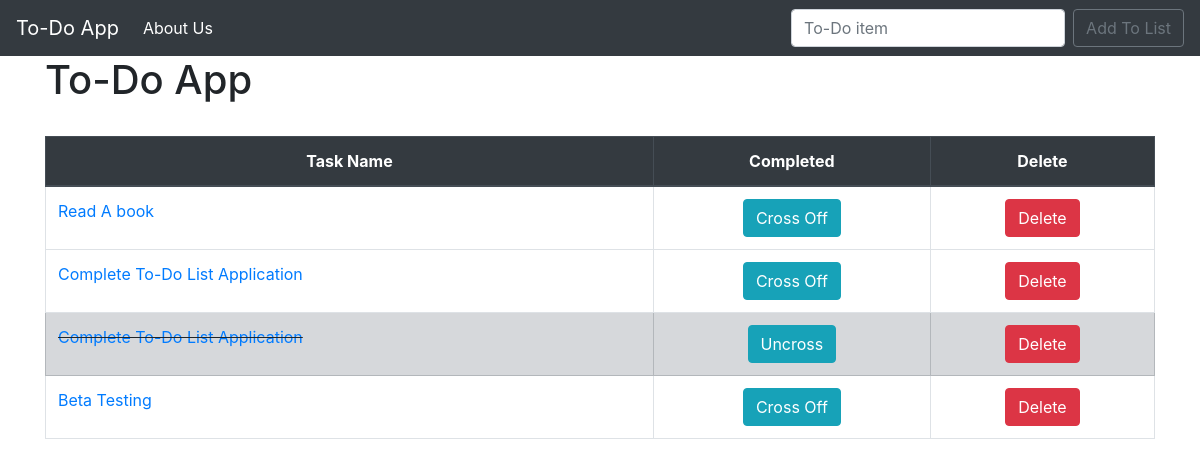
Before: / with the older database file.
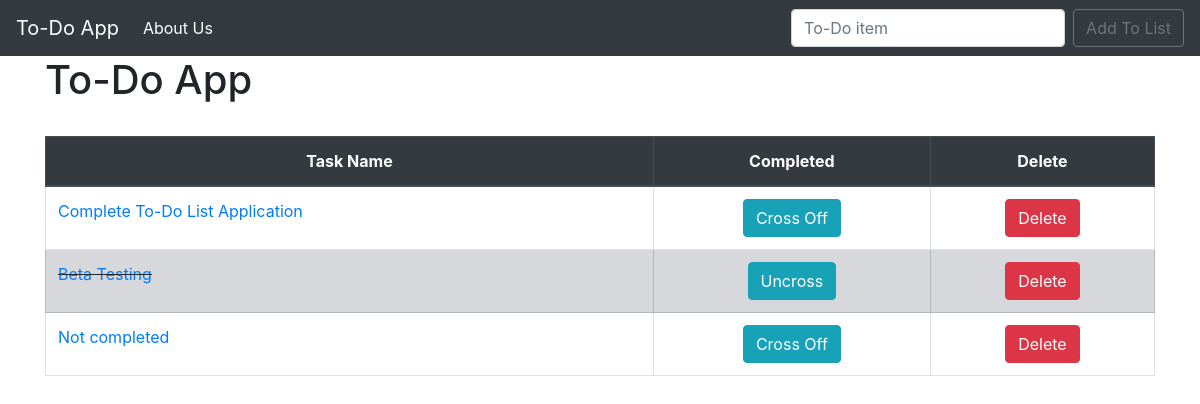
After: the same page with the newer database file.
### todolist/models.py (models this page shows, shortened)
class List(models.Model):
    task_name = models.CharField(max_length = 100)
    completed = models.BooleanField(default = False)

### todolist/views.py (the view)
# urls.py: 2. Add a URL to urlpatterns:  path('', views.home, name='home')
def home(request):
    if request.method == "POST":
        form = ListForm(request.POST or None)
        if form.is_valid():
            if List.objects.filter(task_name__iexact=form.cleaned_data['task_name']).exists():
                messages.error(request, "The task is already added to list!")
                return redirect("home")
            form.save()
            all_tasks = List.objects.all()
            context = {'all_tasks':all_tasks}
            messages.success(request,"New task added succesfully!")
            return render(request, 'home.html', context)
    else:
        all_tasks = List.objects.all()
        context = {'all_tasks':all_tasks}
        return render(request, 'home.html', context)

### templates/home.html (shortened to what this page needs)
{% extends 'base.html' %}
{% block content %}
  {% if all_tasks %}
  <h1>To-Do App</h1>
  <br>
  <table class="table table-bordered">
    <thead class="thead-dark">
      <tr>
        <th class="text-center">Task Name</th>
        <th class="text-center">Completed</th>
        <th class="text-center">Delete</th>
      </tr>
    </thead>
    <tbody>
      {% for task in all_tasks %}
          {% if task.completed %}
              <tr class="table-secondary">
                  <td class="striker"><a href="{% url 'edit' task.id %}">{{task.task_name}} </a></td>
                  <td class="text-center"><a href="{% url 'uncross' task.id %}" class="btn btn-info">Uncross</a></td>
                  <td class="text-center"><a  class="btn btn-danger" href="{% url 'delete' task.id %}">Delete</a></td>
              </tr>
          {% else %}
              <tr>
                  <td><a href="{% url 'edit' task.id %}">{{task.task_name}} </a></td>
                  <td class="text-center"><a href="{% url 'cross_off' task.id %}" class="btn btn-info">Cross Off</a></td>
                  <td class="text-center"><a  class="btn btn-danger"href="{% url 'delete' task.id %}">Delete</a></td>
              </tr>
          {% endif %}
      {% endfor %}
    </tbody>
  </table>
  {% endif %}
{% endblock content %}

### templates/base.html (shortened to what this page needs)
{% load static %}
<!doctype html>
<html lang="en">
  <head>
    <link rel="stylesheet" href="https://stackpath.bootstrapcdn.com/bootstrap/4.4.1/css/bootstrap.min.css">
    <link rel="stylesheet" type="text/css" href="{% static 'css/style.css' %}">
  </head>
  <body>
    <nav class="navbar navbar-expand-lg navbar-dark bg-dark">
        <a class="navbar-brand" href="{% url 'home' %}">To-Do App</a>
        <div class="collapse navbar-collapse" id="navbarSupportedContent">
          <ul class="navbar-nav mr-auto">
            <li class="nav-item active">
              <a class="nav-link" href="{% url 'about' %}">About Us </a>
            </li>
          </ul>
          <form class="form-inline my-2 my-lg-0" method="POST" action="{% url 'home' %}">
            <input class="form-control mr-sm-2" type="search" placeholder="To-Do item" name="task_name" aria-label="Search">
            <button class="btn btn-outline-secondary my-2 my-sm-0" type="submit">Add To List</button>
          </form>
        </div>
    </nav>
    <div class="container">
        {% block content %}
        {% endblock content %}
    </div>
  </body>
</html>

### static/css/style.css (style rules this page uses)
.striker { text-decoration: line-through; }

Changed rows visible on the page:
removed List: task_name "Read A book"
removed List: task_name "Complete To-Do List Application"
changed List "Complete To-Do List Application": completed "Uncross" → "Cross Off"
changed List "Beta Testing": completed "Cross Off" → "Uncross"
added List: task_name "Not completed"
